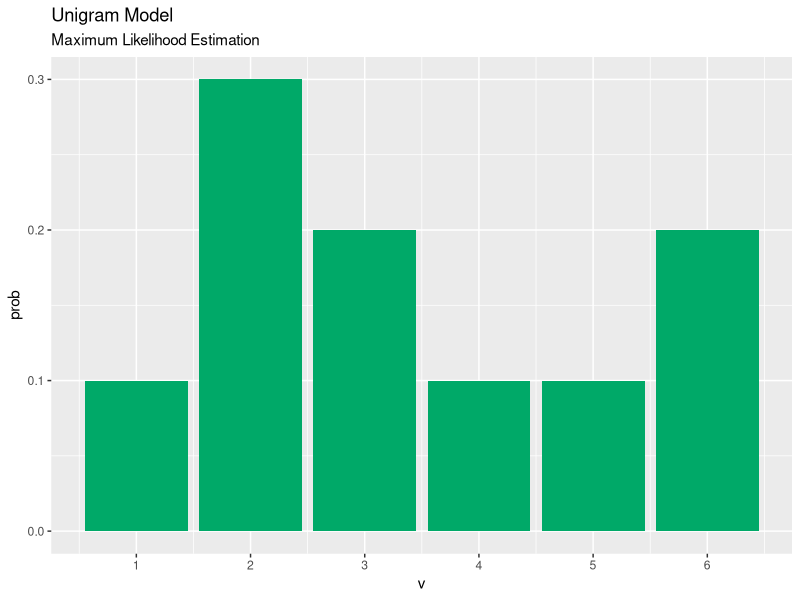

R code for this plot:

# ch2.3 最尤推定 ----------------------------------------------------------------

# 利用パッケージ
library(tidyverse)


# 単語数(サイコロを振る回数)を指定
N_d <- 10

# 語彙数(サイコロの目の数)を指定
V = 6

# 真の単語分布(カテゴリ分布のパラメータ)を指定
phi_turth <- rep(1, V) / V
sum(phi_turth)

# 文書を生成(サイコロを振る)
w_dn <- sample(x = 1:V, size = N_d, replace = TRUE, prob = phi_turth)
w_dn

# 各語彙の出現回数を集計
doc_df1 <- tibble(v = w_dn) %>% 
  group_by(v) %>% # 出目でグループ化
  summarise(N_v = n()) # 出目ごとにカウント

# 出ない目があったとき用の対策
doc_df2 <- tibble(v = 1:V) %>% # 1からVまでの受け皿(行)を作成
  left_join(doc_df1, by = "v") %>% # 結合
  mutate(N_v = replace_na(N_v, 0)) # NAを0に置換

# 最尤推定
ml_df <- doc_df2 %>% 
  mutate(prob = N_v / sum(N_v)) # 式(4.2)

# 作図
ggplot(ml_df, aes(x = v, y = prob)) + # データ
  geom_bar(stat = "identity", fill = "#00A968") + # 棒グラフ
  scale_x_continuous(breaks = 1:V, labels = 1:V) + # 軸目盛
  labs(title = "Unigram Model", 
       subtitle = "Maximum Likelihood Estimation", 
       y = "prob") # ラベル


